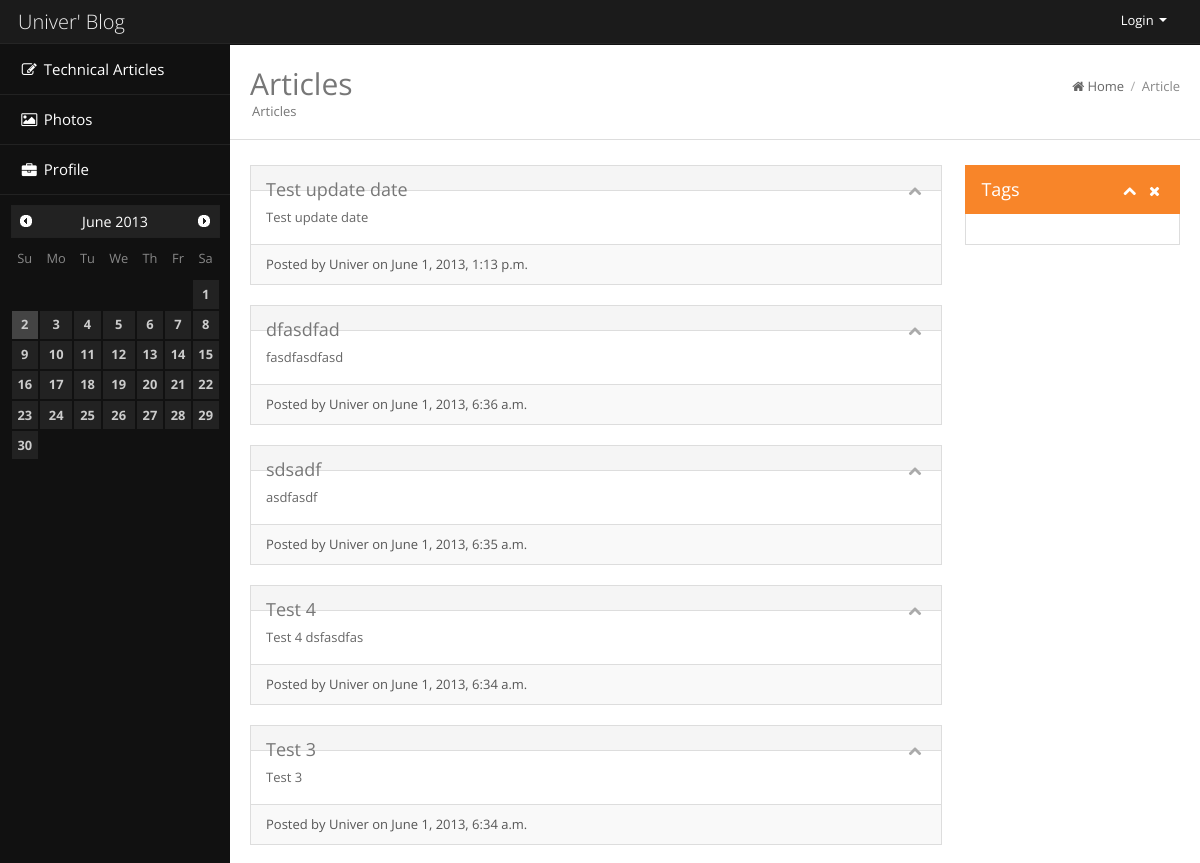
Page /article/ (upper part) on the earlier database version.
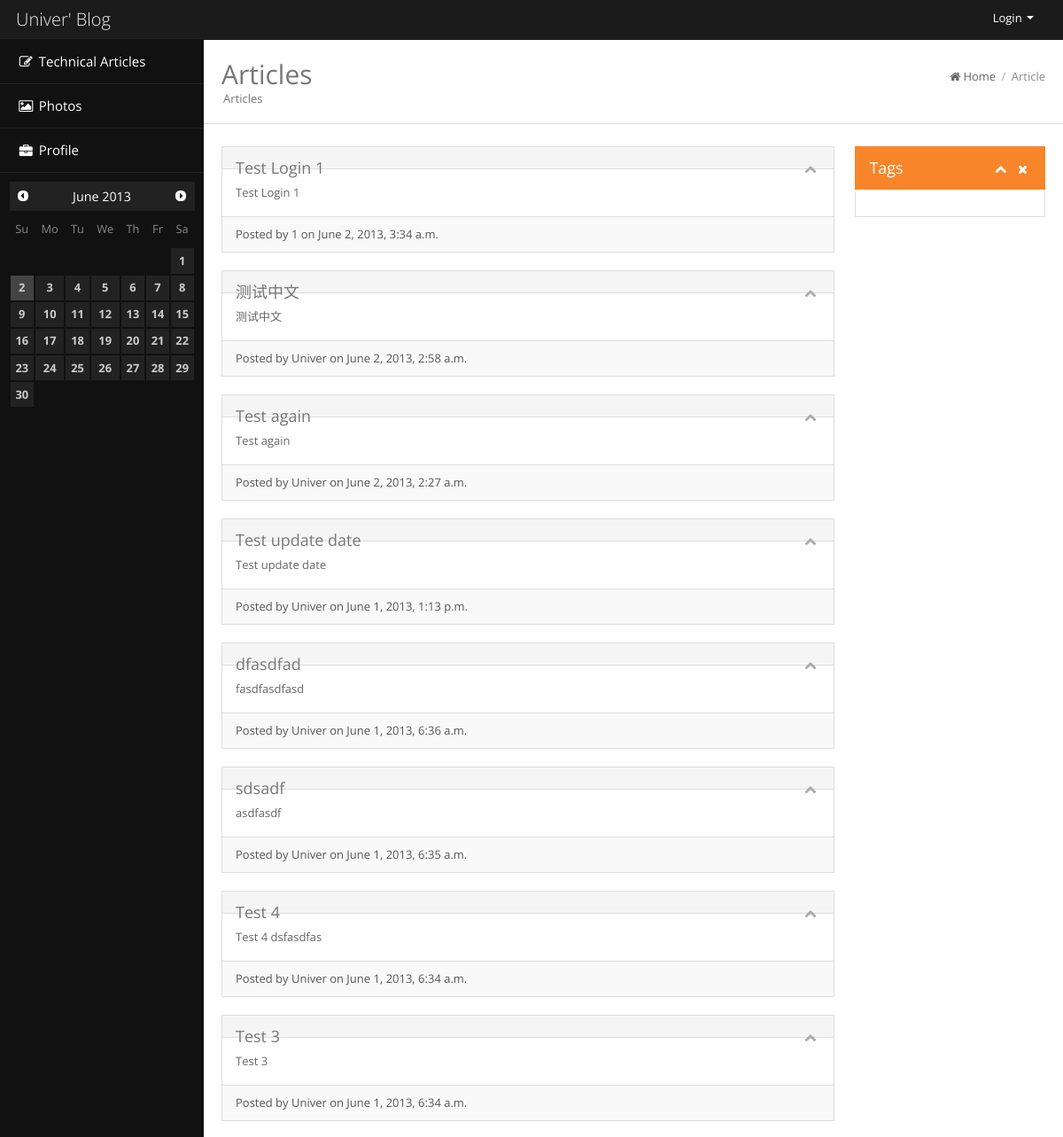
Same page on the later database version.
### article/models.py (models this page shows, shortened)
class Article(Model):
    subject = models.CharField(max_length=256)
    content = models.TextField()
    author = models.CharField(max_length=50)
    create_date_time = models.DateTimeField()
    update_date_time = models.DateTimeField()
    tags = models.ManyToManyField(ArticleTag)

### article/views.py (the view)
class ArticleList(TemplateView):
    template_name = 'article_list.html'
    def get_context_data(self, **kwargs):
        context = super(ArticleList, self).get_context_data(**kwargs)
        context['articles'] = Article.objects.order_by('-create_date_time')
        context['path'] = (PathItem('/article', 'Article'),)
        return context

### article/templates/article_list.html (shortened to what this page needs)
{% extends "base.html" %}
{% block head %}
<h2 class="pull-left">
	Articles <span class="page-meta">Articles</span>
</h2>
{% endblock %}
{% block content %}
<div class="row-fluid">
	<div class="span9">
		{% for article in articles %}
		<div class="widget">
			<div class="widget-head">
				<div class="pull-left">{{ article.subject }}</div>
				<div class="widget-icons pull-right">
					<a href="#" class="wminimize"><i class="icon-chevron-up"></i></a>
				</div>
			</div>
			<div class="widget-content">
				<div class="padd">
					{{ article.content }}
				</div>
			</div>
			<div class="widget-foot">
				{% if article.create_date_time  %}
					Posted by {{article.author }} on {{ article.create_date_time }}
				{% endif %}
			</div>
		</div>
		{% endfor %}
	</div>
	<div class="span3">
		<div class="widget worange">
			<div class="widget-head">
				<div class="pull-left">Tags</div>
				<div class="widget-icons pull-right">
					<a href="#" class="wminimize"><i class="icon-chevron-up"></i></a> <a
						href="#" class="wclose"><i class="icon-remove"></i></a>
				</div>
				<div class="clearfix"></div>
			</div>
			<div class="widget-content">
				<div class="padd"></div>
			</div>
		</div>
	</div>
	{% endblock %}

Differences in the rows shown:
added Article: subject "Test Login 1", content "Test Login 1", author "1", create_date_time "June 2, 2013, 3:34 a.m."
added Article: subject "测试中文", content "测试中文", author "Univer", create_date_time "June 2, 2013, 2:58 a.m."
added Article: subject "Test again", content "Test again", author "Univer", create_date_time "June 2, 2013, 2:27 a.m."
